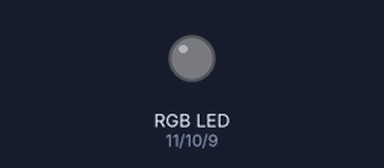
The sketch below on a simulated Arduino Uno, built with avr-gcc and run on an emulated ATmega328P. Parts: an RGB LED mixed from three pins (HIGH = lit). Dim RGB values are drawn brighter than linear; random numbers use the default seed unless the sketch sets one.

Above: at 0.9 s.
At 8.3 s:
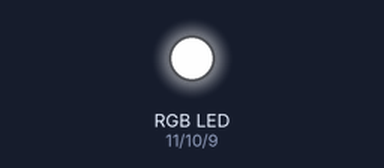
At 21.67 s:
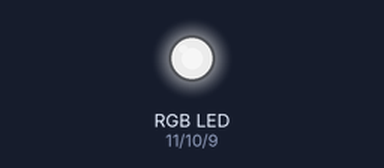
At 24.54 s:
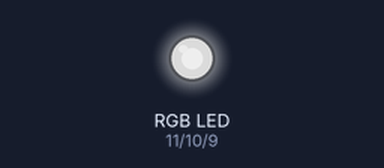
At 34.28 s:
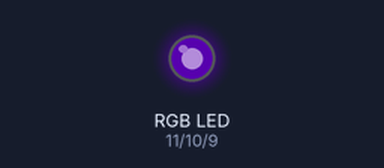
Timing chart, 0 to 40.0 s (numbered marks = the images above):
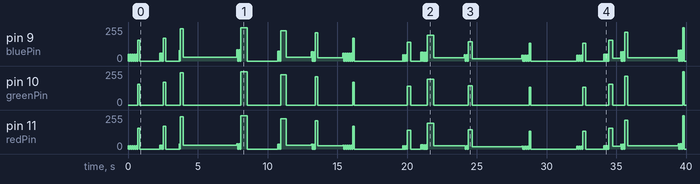

The sketch:

SimulatedLightning.ino
```cpp
/*************************************************

SIMULATED LIGHTNING using an RGB LED
Sketch by: Paul Riggs

This sketch uses randomized variables to create realistic lightning effects
as a result, there's no repetion of similar effects... each sequence is unique.

This sketch can accomodate either Common CATHODE or ANODE RGB LEDs
However setup is slightly different dedending on which is used

For common CATHODE:
    The cathode (long leg) must be connected to GND...
	    and connect each of the other pins via a 220 ohm resistor as follows:
	    RED - to pin 11~, GREEN - pin 10~, and BLUE - to pin 9~
	Also set the first line of this set to "true"
	    "bol common_cathode = true"

For common ANODE:
    The anode (long leg) must be connected to 5V...
        and connect each of the other pins via a 220 ohm resistor as follows:
	    RED - to pin 11~, GREEN - pin 10~, and BLUE - to pin 9~
	Also set the first line of this sketch to "false"
	    "boolean commonCathode = false"

**************************************************/

	// Set the type of LED used (common CATHODE or common ANODE)
		boolean commonCathode = true;  // true for common CATHODE - false for common ANODE

	// Declare the limits for variables

		int flashesMin = 2;  // Number of quick PURPLE flashes before bright WHITE burst
		int flashesMax = 6;

		int flashspeedMin = 20;  // Timing of quick PURPLE flashes in msec (lower is FASTER)
		int flashspeedMax = 80;

		int brightnessMin = 128;  // Brightness level of bright WHITE burst (0-255) (higher is BRIGHTER)
		int brightnessMax = 255;

		int durationMin = 100;  // length of bright WHITE burst in msec (higher is LONGER)
		int durationMax = 500;

		int fadeChance = 50;  // likelyhood of dull PURPLE fade vs complete DARK between events (percentage 0-100) (100 = ALWAYS & 0 = NEVER)

		int fadeWaitMin = 500;  // length of time between events in msec (higher is LONGER)
		int fadeWaitMax = 4000;

	// Declare the pins and set their assigned color
		int redPin = 11;
		int greenPin = 10;
		int bluePin = 9;
		//  Don't forget... long leg must be connected to GND (Cathode) or 5V (Anode)

void setup()
{
	// Set the pins to outputs
		pinMode(redPin, OUTPUT);
		pinMode(greenPin, OUTPUT);
		pinMode(bluePin, OUTPUT);
}

void loop()
{
	// Establishes variable values for each event
		int flashes = random(flashesMin,flashesMax);
		int flashspeed = random(flashspeedMin,flashspeedMax);
		int brightness = random(brightnessMin,brightnessMax);
		int flashBrightness = brightness/3;
		int burstBrightness = brightness;
		int duration = random(durationMin,durationMax);
		int fadeBrightness = brightness/8;
		int fadeWait = random(fadeWaitMin,fadeWaitMax);
		int fadeRoll = random(0,100);
		if (fadeRoll > fadeChance) fadeBrightness = 0; //determines if wait will be faded or DARK

		for (int i=0; i<flashes; i++)
		{
			setColor(flashBrightness/2,0,flashBrightness); //dim PURPLE flashes
			delay(flashspeed);
			setColor(0,0,0);  //clears color from LED
			delay(flashspeed);
		}

		setColor(burstBrightness,burstBrightness,burstBrightness);  //bright WHITE burst
		delay(duration);
		setColor(fadeBrightness,0,fadeBrightness);  //sets fade color until next event
		delay(fadeWait);
}

void setColor(int red, int green, int blue)
{
	if (commonCathode == true)
	{
		analogWrite(redPin, red);
		analogWrite(greenPin, green);
		analogWrite(bluePin, blue);
	}
	else
	{
		analogWrite(redPin, 255-red);
		analogWrite(greenPin, 255-green);
		analogWrite(bluePin, 255-blue);
	}
}
```

Measured:
- by itself, pin 10 (greenPin): 0/255 → 157/255 at 0.69 s, → 0/255 0.16 s later, → 171/255 1.7 s later, → 0/255 0.21 s later, … (30 changes in this stretch)
